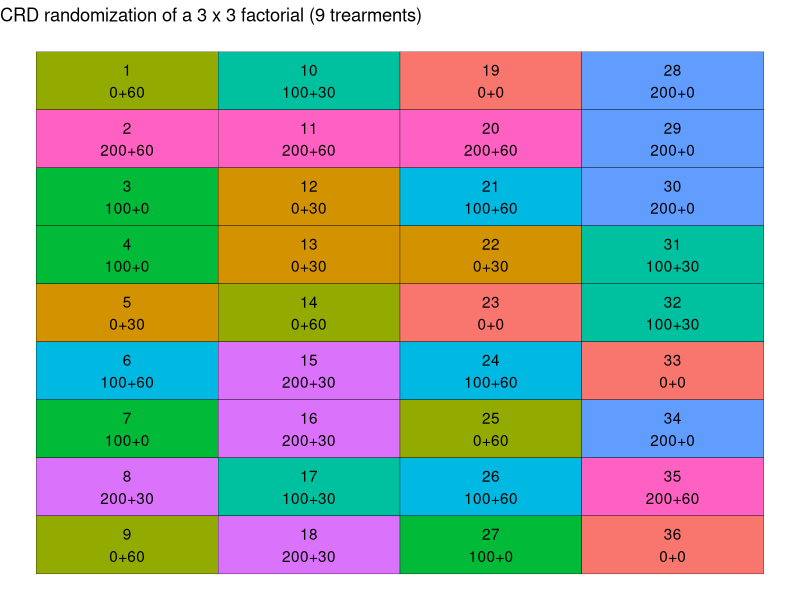

Recreate this plot in R. (Note: this script raises an error after producing the figure.)
## ---- chunk 1
# Loading packages
library(tidyverse) # for data wrangling and plotting
## ---- chunk 2
trts <- crossing(nrate_kgha = c(0, 100, 200),
                 krate_kgha = c(0, 30, 60)
                 ) %>% 
  mutate(trtnum = 1:nrow(.)) %>% 
  mutate(trtname = paste0(nrate_kgha, "+", krate_kgha))

trts
## ---- chunk 3
# Setting seed to get same randomization result every time
set.seed(930)

crd_rand  <- crossing(trtname = trts$trtname,
                      rep = 1:4
                      ) %>% 
  # Since plots are organized without a structure, let's number them 1 through 36
  mutate(plot = 1:nrow(.)) %>% 
  # Randomizing trtname to plots, without restrictions 
  mutate(plot = sample(plot)) %>% 
  arrange(plot)
  
crd_rand
## ---- chunk 4
crd_layout <- crd_rand %>% 
  # Defining number of rows and columns in the field for plotting purposes
  mutate(row = rep(1:4, each = 9)) %>% 
  mutate(col = rep(seq(from = 1,
                   to = 9,
                   by = 1), times = 4
                   )) %>% 
  # Creating plot and trtname labels for plotting
  mutate(lab = paste0(plot, "\n", trtname))

crd_layout

## ---- chunk 5
ggplot(data = crd_layout,
       aes(x = row, y = -col)
       )+
  geom_tile(aes(fill = trtname),
            color = "black",
            show.legend = F
            )+
  geom_text(aes(label = lab)
            )+
  labs(title = "CRD randomization of a 3 x 3 factorial (9 trearments)")+
  theme_void()


## ---- chunk 6
# Setting seed to get same randomization result every time
set.seed(930)

rcbd_rand 

rcbd_rand
## ---- chunk 7
rcbd_rand 
## ---- chunk 8
rcbd_layout <- rcbd_rand %>%
  # Defining number of rows and columns in the field for plotting purposes
  mutate(row = rep(1:4, each = 9)) %>%
  mutate(col = rep(seq(from = 1, 
                       to = 9, #total number of treatments, 
                       by = 1), 
                   times = 4 #total number of blocks
  )) %>%
  # Creating plot and trtname labels for plotting
  mutate(lab = paste0(plot, "\n", trtname))

rcbd_layout
## ---- chunk 9
ggplot(data = rcbd_layout, aes(x = row, 
                               y = -col))+
  geom_tile(aes(fill = trtname),
            color = "black",
            show.legend = F
  )+
  geom_text(aes(label = plot), fontface = "bold", vjust = -.8)+
  geom_text(aes(label = trtname), vjust = 1)+
  labs(title = "RCBD randomization of a 3 x 3 factorial (9 treatments)") +
  theme_void()

## ---- chunk 10
rcbd_rand 
  # Retrieving other information contained in trts

  # Rearranging columns  


## ---- chunk 11
ggsave("../output/rcbd_layoutmap.png",
       width = 6,
       height = 4,
       bg = "white")
